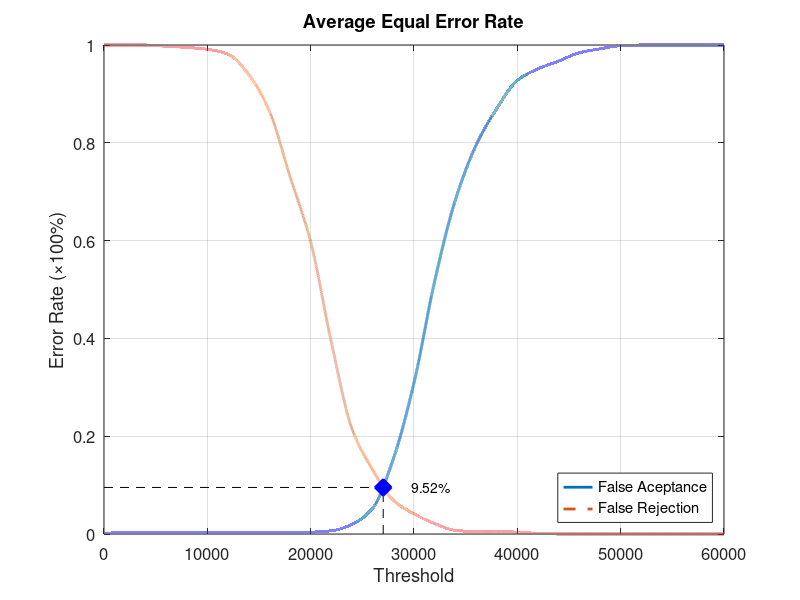
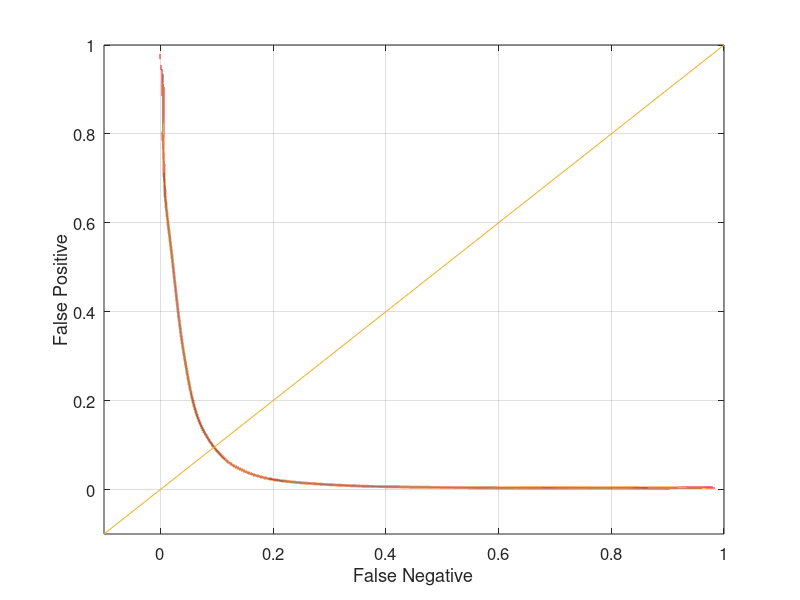

Write the MATLAB code that produced these figures, in order.
function yEER = Experiment2Average
close all;
clear;
clc;
x = 0:2000:60000;
xq = 0:0.5:60000;

y0 = [0 0.00394737 0.00394737 0.00394737 0.00394737 0.00394737 0.00394737 0.00394737 0.00394737 0.00394737 0.00394737 0.00657895 0.0197368 0.0526316 0.153947 0.309211 0.517105 0.682895 0.794737 0.869737 0.927632 0.951316 0.967105 0.984211 0.992105 0.998684 1 1 1 1 1];
yy0 = interp1(x, y0, xq, 'pchip');
y1 = [1 1 1 0.9975 0.995 0.99125 0.98125 0.94 0.865 0.73125 0.5975 0.3925 0.215 0.13125 0.06875 0.04125 0.02125 0.0075 0.005 0.005 0.00375 0.00125 0 0 0 0 0 0 0 0 0];
yy1 = interp1(x, y1, xq, 'pchip');

% Calculating EER: 
y2 = abs(y0 - y1);
find(y2 == min(y2))
yy2 = abs(yy0 - yy1);
xEER = find(yy2 == min(yy2));
xEERIndex = xq(xEER) % X-axis EER
yEER = yy0(xEER) % Y-axis EER

main = figure
plot(xq, yy0,'-','LineWidth', 2);	hold on
plot(xq, yy1,'--','LineWidth', 2);	hold on
plot([xEERIndex xEERIndex], [0 yEER], 'k--');	hold on
plot([0 xEERIndex], [yEER yEER], 'k--');	hold on
plot(xEERIndex, yEER, 'bx', 'LineWidth', 10);	hold on
text(xEERIndex + 10 * xEERIndex / 100, yEER, [num2str(round((10000 * yEER)) / 100) '%'])
legend('False Aceptance', 'False Rejection', 'Location', 'SouthEast')
xlabel('Threshold')
ylabel('Error Rate (\times100%)')
title('Average Equal Error Rate')
set(gca, 'FontSize', 12)
axis([0 60000 0 1])
grid on

print(main, 'Experiment2AverageMain', '-dpng');
FNRxFPR = figure('Color', [1 1 1]);
plot(yy1, yy0, '-', yy1, yy0, 'LineWidth', 2);
hold on
y = -0.1:0.1:1
plot(y, y); 
set(gca, 'FontSize', 12)
xlabel('False Negative')
ylabel('False Positive')
axis([-0.1 1 -0.1 1])
set(gca, 'FontSize', 12)
grid on

print(FNRxFPR, 'Experiment2AverageFNRxFPR','-dpng');
end
